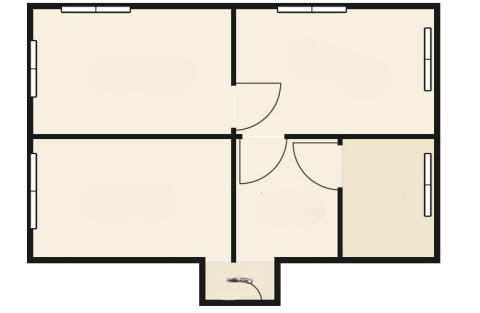
#> input picture src/python/planA.png, 480 x 313 px
$ python parse.py planA.png
#> lines starting #> are read from the running program, lines starting #| are printed output that depends on the picture; after the words box and inside, x2 and y2 are one past the last pixel; in counts of white or black regions, pixels touching at a corner belong together
import cv2
import numpy as np
import json
import sys

image_path = sys.argv[1]
image = cv2.imread(image_path)
#> image is the input picture: shape (313, 480, 3); mean B, G, R 214, 225, 228.9
image = cv2.resize(image, None, fx=2, fy=2)
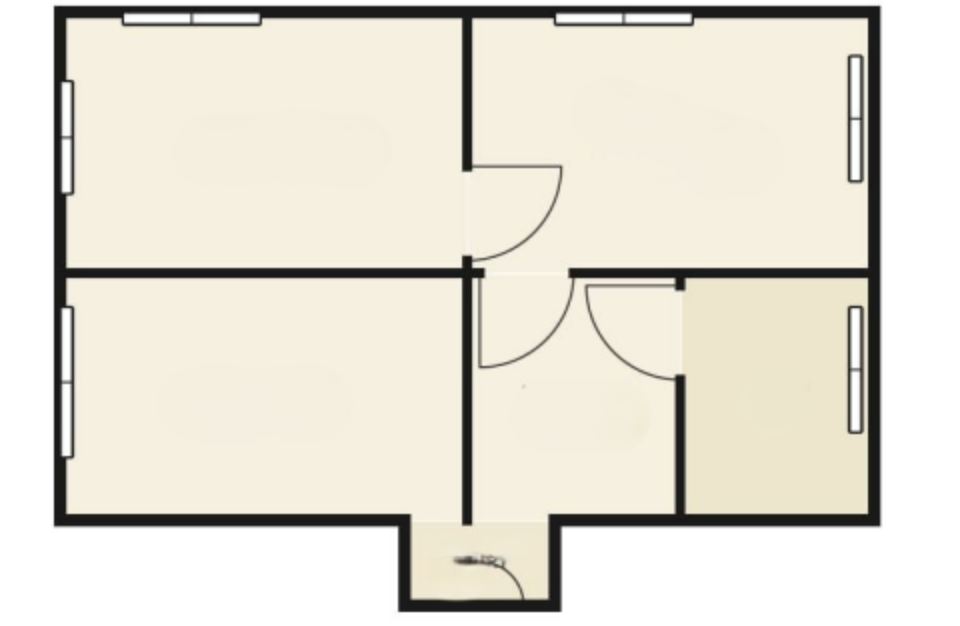
#> image: shape (626, 960, 3); mean B, G, R 214, 225, 228.9
gray = cv2.cvtColor(image, cv2.COLOR_BGR2GRAY)
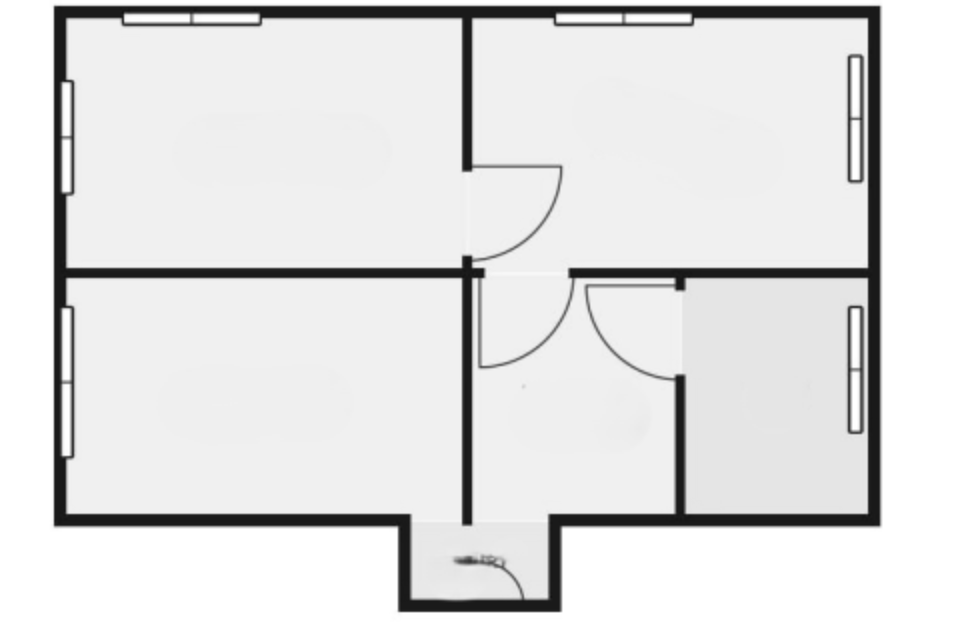
#> gray: shape (626, 960); min 17, max 255, mean 224.9

# threshold - walls are dark/black
_, binary = cv2.threshold(gray, 128, 255, cv2.THRESH_BINARY_INV)
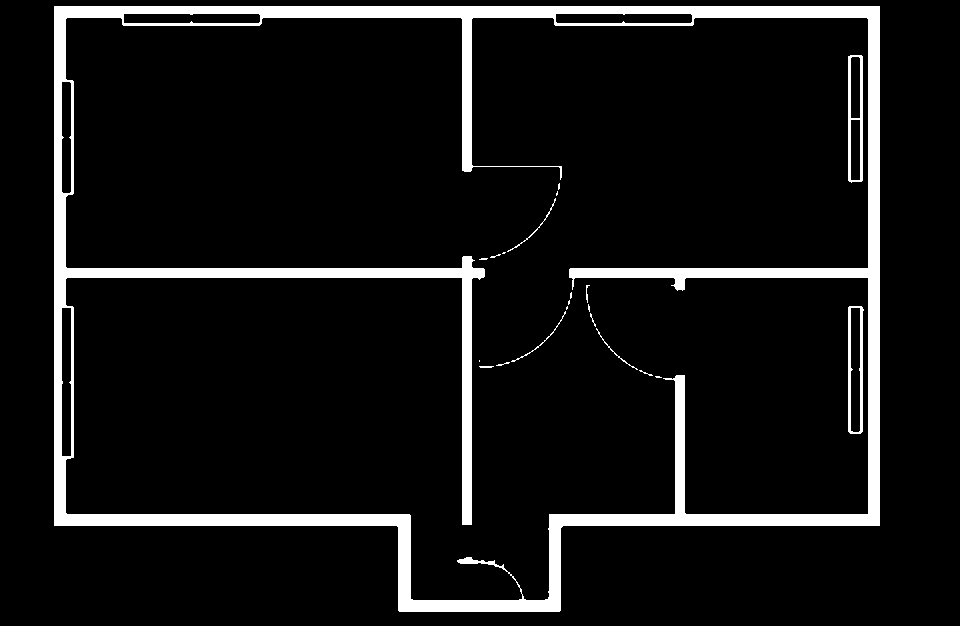
#> binary: shape (626, 960); 8.1% white; 22 white regions (11 under 20 px), largest, box (x1, y1, x2, y2) and area: (54, 6, 880, 612) 46780, (848, 55, 863, 183) 814, (848, 306, 864, 434) 808

# remove thin lines (windows, door arcs, text)
# walls are thick (8-15px), windows/doors are thin (1-3px)
# erode removes thin lines, dilate restores thick ones
kernel_small = np.ones((3,3), np.uint8)
kernel_wall = np.ones((6,6), np.uint8)

# erode removes anything thinner than kernel
eroded = cv2.erode(binary, kernel_wall, iterations=1)
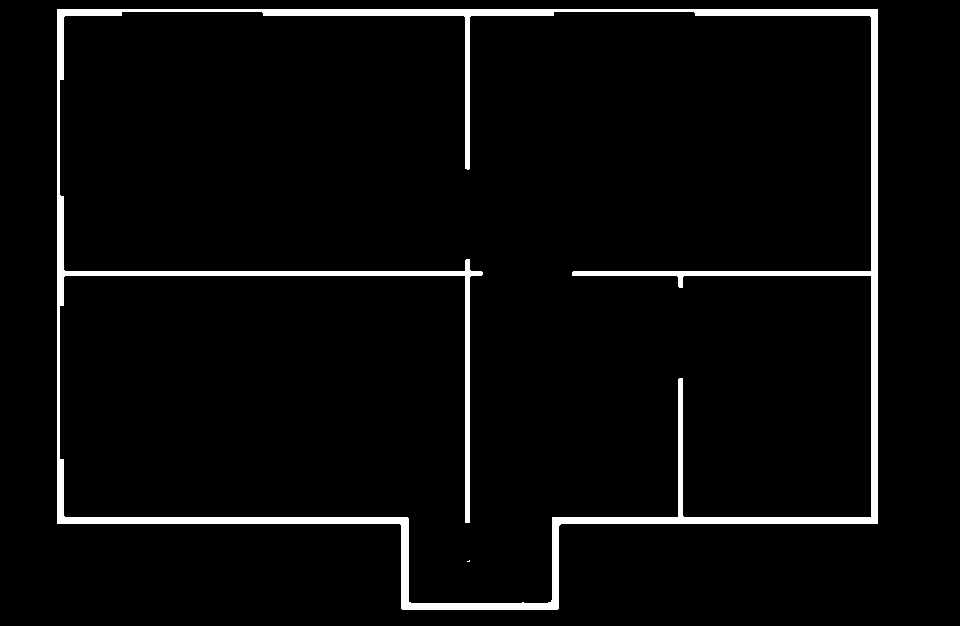
#> eroded: shape (626, 960); 4% white; 2 white regions (1 under 20 px), largest, box (x1, y1, x2, y2) and area: (57, 9, 878, 610) 24021
# dilate restores what remains
walls_only = cv2.dilate(eroded, kernel_wall, iterations=1)
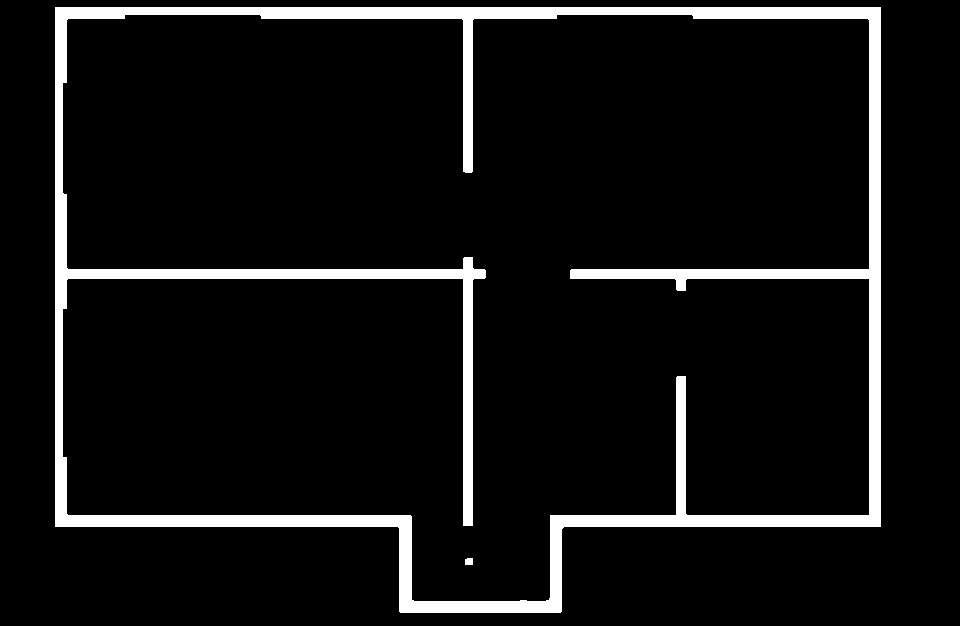
#> walls_only: shape (626, 960); 7.4% white; 2 white regions, box (x1, y1, x2, y2) and area: (55, 7, 881, 613) 44596, (465, 558, 473, 565) 54

# now detect lines on cleaned image
edges = cv2.Canny(walls_only, 50, 150)
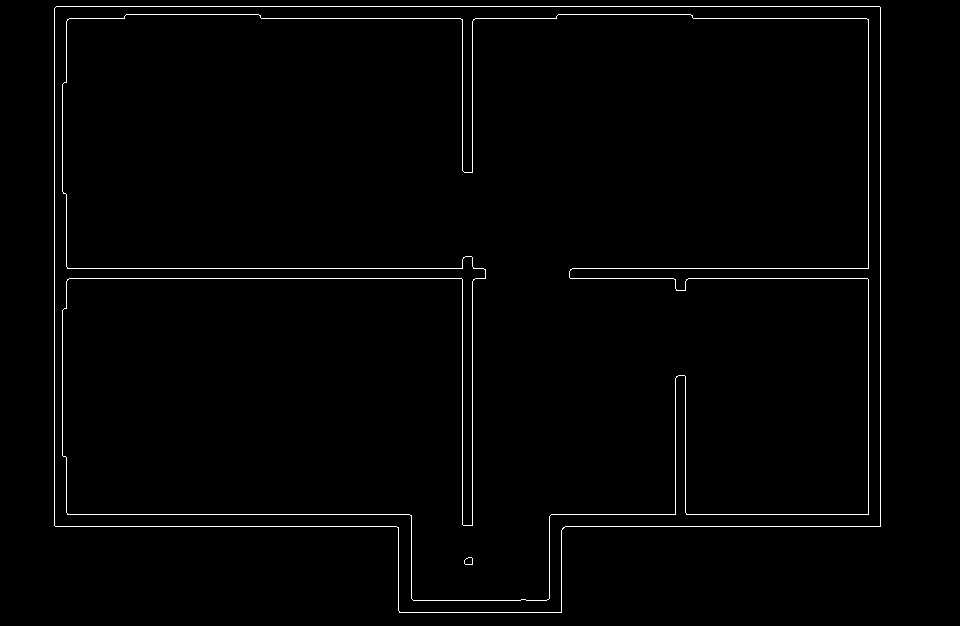
#> edges: shape (626, 960); 1.4% white in thin lines or dots, all inside (x1, y1, x2, y2) = (54, 6, 881, 613)

lines = cv2.HoughLinesP(
    edges,
    rho=1,
    theta=np.pi/180,
    threshold=50,
    minLineLength=40,
    maxLineGap=30
)
#> lines = 43 rows, first 6: [54, 278, 485, 278], [56, 6, 879, 6], [55, 526, 411, 526], [572, 268, 880, 268], [54, 525, 54, 8], [880, 526, 880, 7]

def are_similar(l1, l2, tolerance=15):
    return (abs(l1['x1'] - l2['x1']) < tolerance and
            abs(l1['y1'] - l2['y1']) < tolerance and
            abs(l1['x2'] - l2['x2']) < tolerance and
            abs(l1['y2'] - l2['y2']) < tolerance)

def is_horizontal(x1, y1, x2, y2):
    return abs(y2 - y1) < 15

def is_vertical(x1, y1, x2, y2):
    return abs(x2 - x1) < 15

result = []
if lines is not None:
    for line in lines:
        x1, y1, x2, y2 = line[0]
        length = ((x2-x1)**2 + (y2-y1)**2) ** 0.5

        if length > 40 and (is_horizontal(x1,y1,x2,y2) or
                            is_vertical(x1,y1,x2,y2)):
            if is_horizontal(x1,y1,x2,y2):
                avg_y = (y1 + y2) // 2
                y1 = y2 = avg_y
            else:
                avg_x = (x1 + x2) // 2
                x1 = x2 = avg_x

            new_line = {
                "x1": int(x1), "y1": int(y1),
                "x2": int(x2), "y2": int(y2)
            }

            is_duplicate = False
            for existing in result:
                if are_similar(new_line, existing):
                    is_duplicate = True
                    break

            if not is_duplicate:
                result.append(new_line)
#> this loop made 43 passes
#> (line, x2, y2, length, avg_y) on passes 23, 41, 43: ([[612, 278, 687, 279]], 687, 278, 75.01, 278), ([[563, 527, 648, 526]], 648, 526, 85.01, 526), ([[395, 268, 473, 267]], 473, 267, 78.01, 267)
#> (line, x2, y2, length, avg_x) on passes 36 to 37: ([[472, 80, 473, 19]], 472, 19, 61.01, 472), ([[471, 172, 472, 88]], 471, 88, 84.01, 471)
#> after the loop, avg_x = 471; avg_y = 267; result = 37 items

# divide by 2
result = [{
    "x1": l["x1"]//2, "y1": l["y1"]//2,
    "x2": l["x2"]//2, "y2": l["y2"]//2
} for l in result]

# find boundary
all_x = [l["x1"] for l in result] + [l["x2"] for l in result]
#> all_x = 74 values, max 440 at index 5, min 27 at index 0, mean 215.5
all_y = [l["y1"] for l in result] + [l["y2"] for l in result]
#> all_y = 74 values, max 306 at index 13, min 3 at index 1, mean 154.1
min_x = min(all_x)
#> min_x = 27
max_x = max(all_x)
#> max_x = 440
min_y = min(all_y)
#> min_y = 3
max_y = max(all_y)
#> max_y = 306

def get_length(l):
    return ((l["x2"]-l["x1"])**2 + (l["y2"]-l["y1"])**2) ** 0.5

def is_horizontal_line(l):
    return abs(l["y2"] - l["y1"]) < 15

def is_vertical_line(l):
    return abs(l["x2"] - l["x1"]) < 15

def should_keep(l):
    length = get_length(l)

    # remove lines outside boundary
    if l["y1"] > max_y + 10 and l["y2"] > max_y + 10:
        return False
    if l["y1"] < min_y - 10 and l["y2"] < min_y - 10:
        return False

    # keep everything longer than 60px
    if length >= 60:
        return True

    # for short lines only keep if on boundary
    touches_boundary = (
        abs(l["x1"] - min_x) < 8 or
        abs(l["x2"] - max_x) < 8 or
        abs(l["y1"] - min_y) < 8 or
        abs(l["y2"] - max_y) < 8
    )

    if not touches_boundary:
        return False

    return True

result = [l for l in result if should_keep(l)]
#> result = 21 items

print(json.dumps(result))
#> (printed output is left out)
